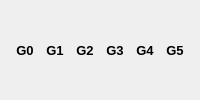
                     <widget class="QWidget" name="widget_19" native="true">
                      <property name="sizePolicy">
                       <sizepolicy hsizetype="Preferred" vsizetype="Maximum">
                        <horstretch>0</horstretch>
                        <verstretch>0</verstretch>
                       </sizepolicy>
                      </property>
                      <layout class="QHBoxLayout" name="horizontalLayout_31">
                       <property name="spacing">
                        <number>2</number>
                       </property>
                       <item>
                        <widget class="SwitchableLabel" name="g0_today_lbl">
                         <property name="font">
                          <font>
                           <pointsize>10</pointsize>
                           <weight>75</weight>
                           <bold>true</bold>
                          </font>
                         </property>
                         <property name="styleSheet">
                          <string notr="true"/>
                         </property>
                         <property name="text">
                          <string>G0</string>
                         </property>
                         <property name="alignment">
                          <set>Qt::AlignCenter</set>
                         </property>
                        </widget>
                       </item>
                       <item>
                        <widget class="SwitchableLabel" name="g1_today_lbl">
                         <property name="font">
                          <font>
                           <pointsize>10</pointsize>
                           <weight>75</weight>
                           <bold>true</bold>
                          </font>
                         </property>
                         <property name="styleSheet">
                          <string notr="true"/>
                         </property>
                         <property name="text">
                          <string>G1</string>
                         </property>
                         <property name="alignment">
                          <set>Qt::AlignCenter</set>
                         </property>
                        </widget>
                       </item>
                       <item>
                        <widget class="SwitchableLabel" name="g2_today_lbl">
                         <property name="font">
                          <font>
                           <pointsize>10</pointsize>
                           <weight>75</weight>
                           <bold>true</bold>
                          </font>
                         </property>
                         <property name="styleSheet">
                          <string notr="true"/>
                         </property>
                         <property name="text">
                          <string>G2</string>
                         </property>
                         <property name="alignment">
                          <set>Qt::AlignCenter</set>
                         </property>
                        </widget>
                       </item>
                       <item>
                        <widget class="SwitchableLabel" name="g3_today_lbl">
                         <property name="font">
                          <font>
                           <pointsize>10</pointsize>
                           <weight>75</weight>
                           <bold>true</bold>
                          </font>
                         </property>
                         <property name="styleSheet">
                          <string notr="true"/>
                         </property>
                         <property name="text">
                          <string>G3</string>
                         </property>
                         <property name="alignment">
                          <set>Qt::AlignCenter</set>
                         </property>
                        </widget>
                       </item>
                       <item>
                        <widget class="SwitchableLabel" name="g4_today_lbl">
                         <property name="font">
                          <font>
                           <pointsize>10</pointsize>
                           <weight>75</weight>
                           <bold>true</bold>
                          </font>
                         </property>
                         <property name="styleSheet">
                          <string notr="true"/>
                         </property>
                         <property name="text">
                          <string>G4</string>
                         </property>
                         <property name="alignment">
                          <set>Qt::AlignCenter</set>
                         </property>
                        </widget>
                       </item>
                       <item>
                        <widget class="SwitchableLabel" name="g5_today_lbl">
                         <property name="font">
                          <font>
                           <pointsize>10</pointsize>
                           <weight>75</weight>
                           <bold>true</bold>
                          </font>
                         </property>
                         <property name="styleSheet">
                          <string notr="true"/>
                         </property>
                         <property name="text">
                          <string>G5</string>
                         </property>
                         <property name="alignment">
                          <set>Qt::AlignCenter</set>
                         </property>
                        </widget>
                       </item>
                      </layout>
                     </widget>
